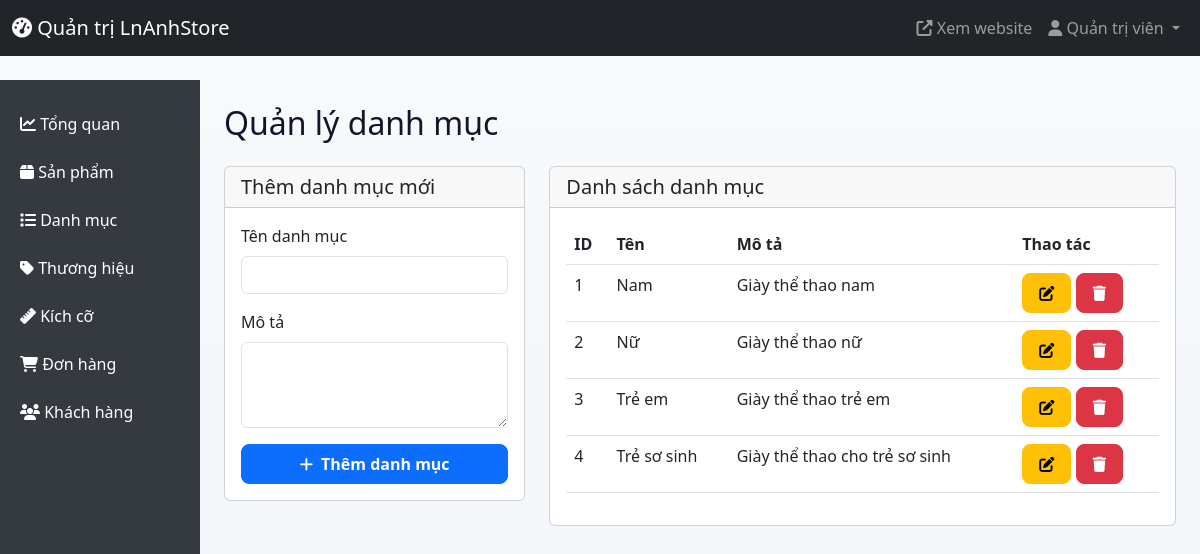
Screenshot of /admin/categories.php (signed in) with the database file from the repository.
### tables this page shows
CREATE TABLE `categories` (
  `id` int(11) NOT NULL,
  `name` varchar(255) NOT NULL,
  `description` text DEFAULT NULL,
  `created_at` timestamp NOT NULL DEFAULT current_timestamp()
);

### admin/categories.php (the view, shortened to what this page needs)
<?php
require_once '../config/database.php';
$categories = $db_conn->query("SELECT * FROM categories ORDER BY name")->fetchAll();
include 'header.php';
?>
<h2 class="mb-4">Quản lý danh mục</h2>
<div class="row mt-4">
    <div class="col-md-4">
        <div class="card">
            <div class="card-header">
                <h5 class="mb-0">Thêm danh mục mới</h5>
            </div>
            <div class="card-body">
                <form method="POST">
                    <div class="mb-3">
                        <label class="form-label">Tên danh mục</label>
                        <input type="text" name="name" class="form-control" required>
                    </div>
                    <div class="mb-3">
                        <label class="form-label">Mô tả</label>
                        <textarea name="description" class="form-control" rows="3"></textarea>
                    </div>
                    <button type="submit" name="add" class="btn btn-primary w-100">
                        <i class="fas fa-plus"></i> Thêm danh mục
                    </button>
                </form>
            </div>
        </div>
    </div>
    <div class="col-md-8">
        <div class="card">
            <div class="card-header">
                <h5 class="mb-0">Danh sách danh mục</h5>
            </div>
            <div class="card-body">
                <table class="table">
                    <thead>
                        <tr>
                            <th>ID</th>
                            <th>Tên</th>
                            <th>Mô tả</th>
                            <th>Thao tác</th>
                        </tr>
                    </thead>
                    <tbody>
                        <?php foreach ($categories as $cat): ?>
                            <tr>
                                <td><?php echo $cat['id']; ?></td>
                                <td><?php echo htmlspecialchars($cat['name']); ?></td>
                                <td><?php echo htmlspecialchars($cat['description'] ?? ''); ?></td>
                                <td class="table-actions">
                                    <button class="btn btn-sm btn-warning" data-bs-toggle="modal" data-bs-target="#editModal<?php echo $cat['id']; ?>">
                                        <i class="fas fa-edit"></i>
                                    </button>
                                    <form method="POST" style="display: inline;" onsubmit="return confirm('Bạn có chắc muốn xóa?')">
                                        <button type="submit" class="btn btn-sm btn-danger">
                                            <i class="fas fa-trash"></i>
                                        </button>
                                    </form>
                                </td>
                            </tr>
                        <?php endforeach; ?>
                    </tbody>
                </table>
            </div>
        </div>
    </div>
</div>
<?php include 'footer.php'; ?>

### assets/css/style.css (style rules this page uses)
:root { --color-dark: #0f172a; --color-muted: #64748b; --color-primary: #2563eb; --color-primary-soft: #eff6ff; --color-border: #e2e8f0; --color-surface: #ffffff; --radius-sm: 8px; --radius-md: 12px; --shadow-xs: 0 4px 12px rgba(15, 23, 42, 0.05); --shadow-sm: 0 12px 32px rgba(15, 23, 42, 0.08); }
body { min-height: 100vh; display: flex; flex-direction: column; font-family: 'Segoe UI', Tahoma, Geneva, Verdana, sans-serif; color: var(--color-dark); background: linear-gradient(180deg, #f8fafc 0%, #f1f5f9 100%); }
.btn { border-radius: var(--radius-sm) !important; min-height: 40px; max-height: 40px; height: 40px; padding: 0 1.25rem; display: inline-flex; align-items: center; justify-content: center; gap: 0.5rem; font-weight: 600; transition: transform 0.2s ease, box-shadow 0.2s ease, background 0.2s ease; }
.btn-sm, .btn-lg { min-height: 40px; max-height: 40px; height: 40px; padding: 0 1rem; }
.btn i { font-size: 0.95rem; }
.table-actions { white-space: nowrap; }

### rows the page displays
categories: id "1", name "Nam", description "Giày thể thao nam"
categories: id "2", name "Nữ", description "Giày thể thao nữ"
categories: id "3", name "Trẻ em", description "Giày thể thao trẻ em"
categories: id "4", name "Trẻ sơ sinh", description "Giày thể thao cho trẻ sơ sinh"

### other values shown
$_SESSION['full_name'] "Quản trị viên"
